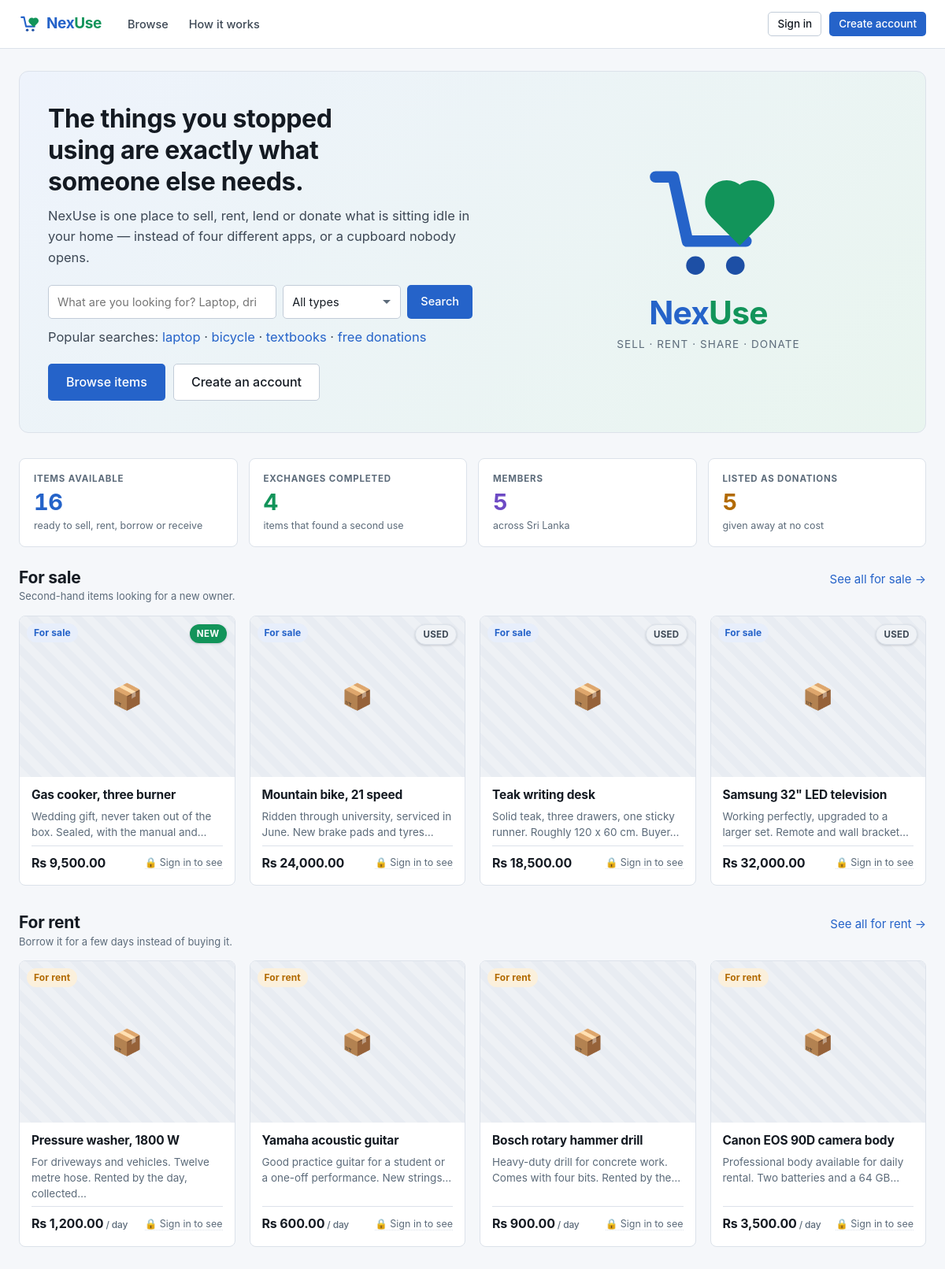
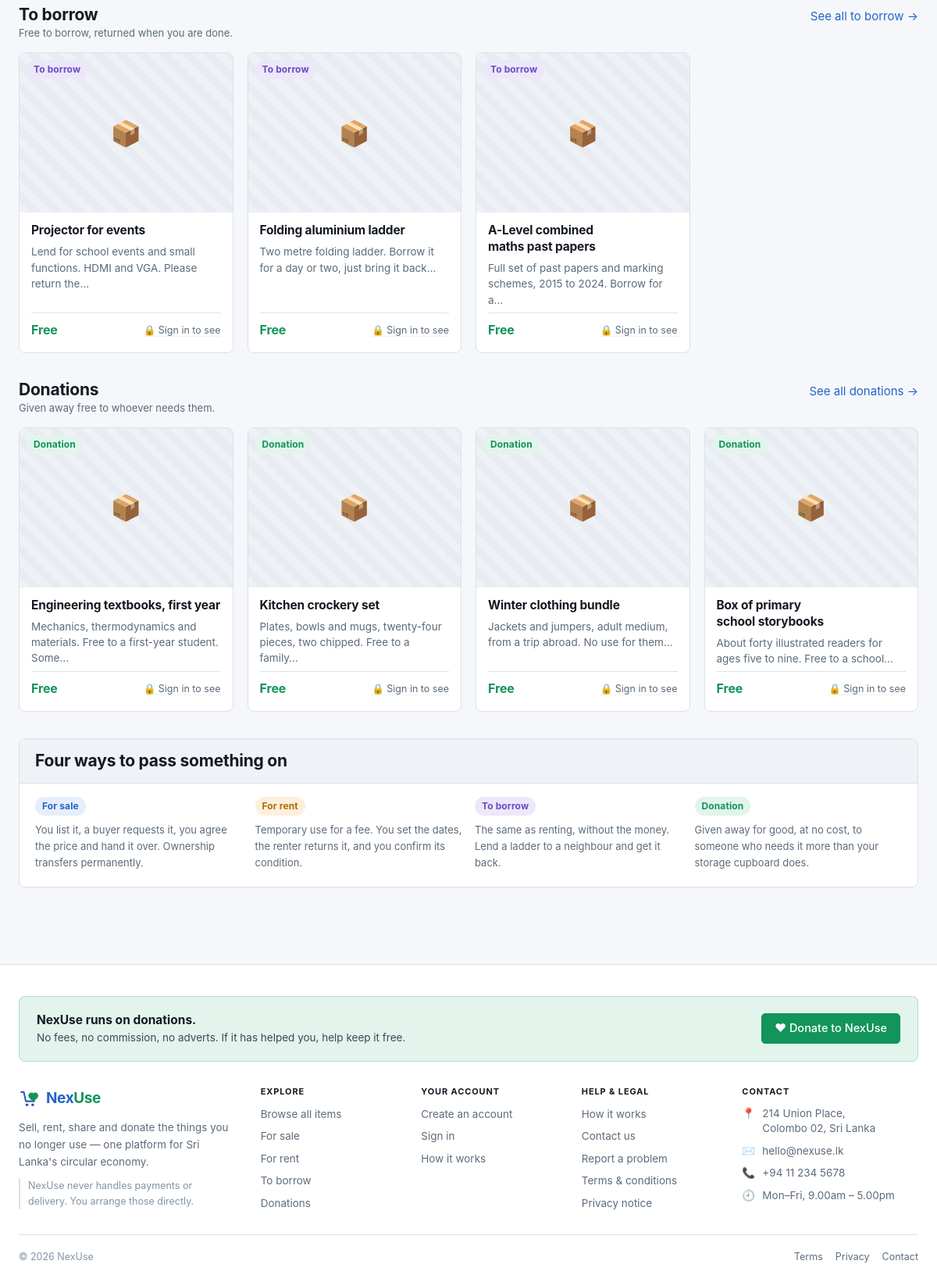
The page / on the database its author committed (2 pictures, top to bottom).
### tables this page shows
CREATE TABLE listings (
  listing_id      INT UNSIGNED NOT NULL AUTO_INCREMENT,
  user_id         INT UNSIGNED NOT NULL,
  category_id     INT UNSIGNED DEFAULT NULL,
  title           VARCHAR(150) NOT NULL,
  description     TEXT         NOT NULL,
  item_condition  ENUM('new','like_new','good','fair','poor')   NOT NULL DEFAULT 'good',
  listing_type    ENUM('sell','rent','share','donate')          NOT NULL,
  price           DECIMAL(10,2) DEFAULT NULL,   
  location        VARCHAR(120) DEFAULT NULL,
  status          ENUM('available','reserved','completed','removed') NOT NULL DEFAULT 'available',
  created_at      DATETIME     NOT NULL DEFAULT CURRENT_TIMESTAMP,
  updated_at      DATETIME     NOT NULL DEFAULT CURRENT_TIMESTAMP ON UPDATE CURRENT_TIMESTAMP,
  PRIMARY KEY (listing_id),
  KEY idx_listings_user (user_id),
  KEY idx_listings_category (category_id),
  KEY idx_listings_status (status),
  KEY idx_listings_type (listing_type),
  CONSTRAINT fk_listings_user
    FOREIGN KEY (user_id) REFERENCES users (user_id) ON DELETE CASCADE,
  CONSTRAINT fk_listings_category
    FOREIGN KEY (category_id) REFERENCES categories (category_id) ON DELETE SET NULL
);

### app/Core/View.php (called while the page is built, shortened)
<?php
class View
{
    public static function render(string $template, array $data = []): void
    {
        $content = self::capture($template, $data);
    }
    public static function partial(string $template, array $data = []): void
    {
        self::output($template, $data);
    }
    public static function capture(string $template, array $data = []): string
    {
        self::output($template, $data);
        return (string) ob_get_clean();
    }
    private static function output(string $template, array $data = []): void
    {
        $path = BASE_PATH . '/app/Views/' . str_replace('.', '/', $template) . '.php';
        extract($data, EXTR_SKIP);
        require $path;
    }
}

### app/Core/Controller.php (called while the page is built, shortened)
<?php
abstract class Controller
{
    protected function view(string $template, array $data = []): void
    {
        View::render($template, $data);
    }
}

### app/Controllers/HomeController.php (called while the page is built, shortened)
<?php
class HomeController extends Controller
{
    public function index(): void
    {
        $sections = [];
        foreach (['sell', 'rent', 'share', 'donate'] as $type) {
            $items = Listing::recentByType($type);
            if (!empty($items)) {
                $sections[$type] = $items;
            }
        }
        $this->view('home.index', [
            'pageTitle' => 'Home',
            'navActive' => 'home',
            'sections'  => $sections,
            'stats'     => [
                'listings'  => Listing::count("status = 'available'"),
                'members'   => User::count("role = 'member' AND status = 'active'"),
                'exchanges' => ItemRequest::completedCount(),
                'donations' => Listing::count("listing_type = 'donate'"),
            ],
        ]);
    }
}

### public/index.php (called while the page is built, shortened)
<?php
require_once dirname(__DIR__) . '/bootstrap.php';
$router = new Router();
$router->dispatch(Request::method(), Request::path());

### app/Core/Config.php (called while the page is built, shortened)
<?php
class Config
{
    private static ?array $values = null;
    public static function all(): array
    {
        if (self::$values === null) {
            $file = BASE_PATH . '/config/config.local.php';
            self::$values = require $file;
        }
        return self::$values;
    }
    public static function get(string $key, mixed $default = null): mixed
    {
        return self::all()[$key] ?? $default;
    }
}

### bootstrap.php (called while the page is built, shortened)
<?php
spl_autoload_register(static function (string $class): void {
    $prefix = 'App\\';
    $relative = substr($class, strlen($prefix));
    $path     = BASE_PATH . '/app/' . str_replace('\\', '/', $relative) . '.php';
});
require_once BASE_PATH . '/app/Helpers/functions.php';

### app/Core/Session.php (called while the page is built, shortened)
<?php
class Session
{
    public static function get(string $key, mixed $default = null): mixed
    {
        return $_SESSION[$key] ?? $default;
    }
}

### app/Core/Auth.php (called while the page is built, shortened)
<?php
class Auth
{
    private static ?array $user = null;
    private static bool $loaded = false;
    public static function check(): bool
    {
        return self::user() !== null;
    }
    public static function user(): ?array
    {
        if (self::$loaded) {
            return self::$user;
        }
        self::$loaded = true;
        $userId = Session::get('user_id');
        if (empty($userId)) {
            return null;
        }
        $user = User::find((int) $userId);
        return self::$user = $user;
    }
}

### app/Core/Database.php (called while the page is built, shortened)
<?php
class Database
{
    private static ?PDO $connection = null;
    public static function connection(): PDO
    {
        if (self::$connection === null) {
            $config = Config::all();
            $dsn = sprintf(
                'mysql:host=%s;port=%d;dbname=%s;charset=utf8mb4',
                $config['db_host'],
                (int) $config['db_port'],
                $config['db_name']
            );
            try {
                self::$connection = new PDO($dsn, $config['db_user'], $config['db_pass'], [
                    PDO::ATTR_ERRMODE            => PDO::ERRMODE_EXCEPTION,
                    PDO::ATTR_DEFAULT_FETCH_MODE => PDO::FETCH_ASSOC,
                    PDO::ATTR_EMULATE_PREPARES   => false,
                ]);
            } catch (PDOException $e) {
                http_response_code(500);
                if (Config::get('debug')) {
                    exit('Database connection failed: ' . $e->getMessage());
                }
                exit('Database connection failed. Check that MySQL is running.');
            }
        }
        return self::$connection;
    }
    public static function run(string $sql, array $params = []): PDOStatement
    {
        $statement = self::connection()->prepare($sql);
        $statement->execute($params);
        return $statement;
    }
    public static function all(string $sql, array $params = []): array
    {
        return self::run($sql, $params)->fetchAll();
    }
    public static function value(string $sql, array $params = [], mixed $default = null): mixed
    {
        $value = self::run($sql, $params)->fetchColumn();
        return $value === false ? $default : $value;
    }
}

### app/Models/Listing.php (called while the page is built, shortened)
<?php
class Listing extends Model
{
    public static function recentByType(string $type, int $limit = 4): array
    {
        return Database::all(
            "SELECT l.*, u.name AS owner_name
             FROM listings l
             JOIN users u ON u.user_id = l.user_id
             WHERE l.listing_type = ? AND l.status = 'available'
             ORDER BY l.created_at DESC
             LIMIT " . (int) $limit,
            [$type]
        );
    }
}

### app/Models/ListingImage.php (called while the page is built, shortened)
<?php
class ListingImage extends Model
{
    public static function primaryPath(int $listingId): ?string
    {
        $path = Database::value(
            'SELECT image_path FROM listing_images
             WHERE listing_id = ?
             ORDER BY is_primary DESC, image_id ASC
             LIMIT 1',
            [$listingId]
        );
        return $path ? (string) $path : null;
    }
}

### app/Views/partials/listing_card.php (the view, shortened to what this page needs)
<?php
$cardImage = ListingImage::primaryPath((int) $item['listing_id']);
$cardType  = (string) $item['listing_type'];
$cardCond  = (string) ($item['item_condition'] ?? '');
?>
<article class="listing-card">
  <div class="listing-thumb">
    <a href="<?= url('/listings/' . (int) $item['listing_id']) ?>">
      <?php if ($cardImage !== null): ?>
        <img src="<?= url($cardImage) ?>" alt="<?= e($item['title']) ?>" loading="lazy">
      <?php else: ?>
        <span class="placeholder" aria-hidden="true">📦</span>
      <?php endif; ?>
    </a>
    <span class="badge badge-<?= e($cardType) ?> type-badge"><?= e(listing_type_label($cardType)) ?></span>
    <?php if ($cardCond !== '' && shows_condition_flag($cardType)): ?>
      <span class="condition-flag condition-<?= e(condition_flag($cardCond) === 'New' ? 'new' : 'used') ?>"
            title="<?= e(condition_label($cardCond)) ?>">
        <?= e(condition_flag($cardCond)) ?>
      </span>
    <?php endif; ?>
  </div>
  <div class="listing-body">
    <h3>
      <a href="<?= url('/listings/' . (int) $item['listing_id']) ?>"><?= e($item['title']) ?></a>
    </h3>
    <p class="desc"><?= e(excerpt((string) $item['description'], 76)) ?></p>
    <div class="listing-meta">
      <?php if ($cardType === 'sell'): ?>
        <span class="listing-price"><?= e(money($item['price'])) ?></span>
      <?php elseif ($cardType === 'rent'): ?>
        <span class="listing-price"><?= e(money($item['price'])) ?><span class="per"> / day</span></span>
      <?php else: ?>
        <span class="listing-price free">Free</span>
      <?php endif; ?>
      <span><?= location_or_prompt($item['location'] ?? null) ?></span>
    </div>
  </div>
</article>

### app/Views/home/index.php (shortened to what this page needs)
<?php
$sectionMeta = [
    'sell'   => ['For sale',  'Second-hand items looking for a new owner.'],
    'rent'   => ['For rent',  'Borrow it for a few days instead of buying it.'],
    'share'  => ['To borrow', 'Free to borrow, returned when you are done.'],
    'donate' => ['Donations', 'Given away free to whoever needs them.'],
];
?>
<div class="hero">
 <div class="hero-copy">
  <h1>The things you stopped using are exactly what someone else needs.</h1>
  <p>
    NexUse is one place to sell, rent, lend or donate what is sitting idle in your home —
    instead of four different apps, or a cupboard nobody opens.
  </p>
  <form class="hero-search" method="get" action="<?= url('/browse') ?>" role="search">
    <input type="search" id="hero-q" name="q" placeholder="What are you looking for? Laptop, drill, textbooks…">
    <select id="hero-type" name="type">
      <option value="">All types</option>
    </select>
    <button type="submit" class="btn">Search</button>
  </form>
  <p class="hero-suggest">
    Popular searches:
    <a href="<?= url('/browse?q=laptop') ?>">laptop</a> ·
    <a href="<?= url('/browse?q=bicycle') ?>">bicycle</a> ·
    <a href="<?= url('/browse?q=textbooks') ?>">textbooks</a> ·
    <a href="<?= url('/browse?type=donate') ?>">free donations</a>
  </p>
  <div class="btn-row">
    <a class="btn btn-lg" href="<?= url('/browse') ?>">Browse items</a>
    <?php if (is_logged_in()): ?>
      <a class="btn btn-lg btn-secondary" href="<?= url('/listings/create') ?>">Post an item</a>
    <?php else: ?>
      <a class="btn btn-lg btn-secondary" href="<?= url('/register') ?>">Create an account</a>
    <?php endif; ?>
  </div>
 </div>
  <div class="hero-art" aria-hidden="true">
    <span class="hero-wordmark"><span class="nex">Nex</span><span class="use">Use</span></span>
    <span class="hero-strap">Sell · Rent · Share · Donate</span>
  </div>
</div>
<div class="stat-grid">
  <div class="stat accent-blue">
    <div class="label">Items available</div>
    <div class="value"><?= number_format($stats['listings']) ?></div>
    <div class="foot">ready to sell, rent, borrow or receive</div>
  </div>
  <div class="stat accent-green">
    <div class="label">Exchanges completed</div>
    <div class="value"><?= number_format($stats['exchanges']) ?></div>
    <div class="foot">items that found a second use</div>
  </div>
  <div class="stat accent-violet">
    <div class="label">Members</div>
    <div class="value"><?= number_format($stats['members']) ?></div>
    <div class="foot">across Sri Lanka</div>
  </div>
  <div class="stat accent-amber">
    <div class="label">Listed as donations</div>
    <div class="value"><?= number_format($stats['donations']) ?></div>
    <div class="foot">given away at no cost</div>
  </div>
</div>
<?php foreach ($sections as $type => $items): ?>
  <?php [$heading, $blurb] = $sectionMeta[$type]; ?>
  <section class="section">
    <div class="section-head">
      <div>
        <h2><?= e($heading) ?></h2>
        <p class="muted small mb-0"><?= e($blurb) ?></p>
      </div>
      <a href="<?= url('/browse?type=' . $type) ?>">See all <?= e(strtolower($heading)) ?> →</a>
    </div>
    <div class="listing-grid">
      <?php foreach ($items as $item): ?>
        <?php View::partial('partials.listing_card', ['item' => $item]); ?>
      <?php endforeach; ?>
    </div>
  </section>
<?php endforeach; ?>
<section class="section">
  <div class="card">
    <div class="card-head"><h2>Four ways to pass something on</h2></div>
    <div class="grid grid-4">
      <div>
        <span class="badge badge-sell mb-1">For sale</span>
        <p class="small muted">You list it, a buyer requests it, you agree the price and hand it over. Ownership transfers permanently.</p>
      </div>
      <div>
        <span class="badge badge-rent mb-1">For rent</span>
        <p class="small muted">Temporary use for a fee. You set the dates, the renter returns it, and you confirm its condition.</p>
      </div>
      <div>
        <span class="badge badge-share mb-1">To borrow</span>
        <p class="small muted">The same as renting, without the money. Lend a ladder to a neighbour and get it back.</p>
      </div>
      <div>
        <span class="badge badge-donate mb-1">Donation</span>
        <p class="small muted">Given away for good, at no cost, to someone who needs it more than your storage cupboard does.</p>
      </div>
    </div>
  </div>
</section>

### app/Helpers/functions.php (shortened to what this page needs)
<?php
function e(mixed $value): string
{
    return htmlspecialchars((string) $value, ENT_QUOTES | ENT_SUBSTITUTE, 'UTF-8');
}
function url(string $path = ''): string
{
    $base = rtrim((string) Config::get('base_url', ''), '/');
    $path = ltrim($path, '/');
    return $path === '' ? ($base === '' ? '/' : $base) : $base . '/' . $path;
}
function money(mixed $amount): string
{
    return 'Rs ' . number_format((float) $amount, 2);
}
function excerpt(string $text, int $length = 120): string
{
    $text = trim(preg_replace('/\s+/', ' ', $text) ?? '');
    $cut = mb_substr($text, 0, $length);
    $gap = mb_strrpos($cut, ' ');
    return rtrim($gap !== false ? mb_substr($cut, 0, $gap) : $cut, ',.;:') . '…';
}
function listing_type_label(string $type): string
{
    return [
        'sell'   => 'For sale',
        'rent'   => 'For rent',
        'share'  => 'To borrow',
        'donate' => 'Donation',
    ][$type] ?? ucfirst($type);
}
function condition_label(string $condition): string
{
    return [
        'new'      => 'New',
        'like_new' => 'Like new',
        'good'     => 'Good',
        'fair'     => 'Fair',
        'poor'     => 'Poor',
    ][$condition] ?? ucfirst($condition);
}
function is_logged_in(): bool
{
    return Auth::check();
}
function condition_flag(string $condition): string
{
    return $condition === 'new' ? 'New' : 'Used';
}
function shows_condition_flag(string $listingType): bool
{
    return $listingType === 'sell';
}
function location_or_prompt(?string $location, string $fallback = 'Sri Lanka'): string
{
    if (!is_logged_in()) {
        return '<a class="locked-hint" href="' . e(url('/login'))
             . '" title="Locations are shown to signed-in members">🔒 Sign in to see</a>';
    }
    return e(($location ?? '') !== '' ? (string) $location : $fallback);
}

### rows shown on the page
listings: listing_id "4", user "5", listing_type "For sale", item_condition "USED", title "Mountain bike, 21 speed", description "Ridden through university, serviced in June. New brake pads and tyres…", price "Rs 24,000.00"
listings: listing_type "For sale", item_condition "NEW", title "Gas cooker, three burner", description "Wedding gift, never taken out of the box. Sealed, with the manual and…", price "Rs 9,500.00"
listings: listing_type "For sale", item_condition "USED", title "Teak writing desk", description "Solid teak, three drawers, one sticky runner. Roughly 120 x 60 cm. Buyer…", price "Rs 18,500.00"
listings: listing_type "For sale", item_condition "USED", title "Samsung 32\" LED television", description "Working perfectly, upgraded to a larger set. Remote and wall bracket…", price "Rs 32,000.00"
listings: listing_type "For rent", title "Pressure washer, 1800 W", description "For driveways and vehicles. Twelve metre hose. Rented by the day, collected…", price "Rs 1,200.00"
listings: listing_type "For rent", title "Yamaha acoustic guitar", description "Good practice guitar for a student or a one-off performance. New strings…", price "Rs 600.00"
listings: listing_type "For rent", title "Bosch rotary hammer drill", description "Heavy-duty drill for concrete work. Comes with four bits. Rented by the…", price "Rs 900.00"
listings: listing_type "For rent", title "Canon EOS 90D camera body", description "Professional body available for daily rental. Two batteries and a 64 GB…", price "Rs 3,500.00"
listings: listing_type "To borrow", title "Projector for events", description "Lend for school events and small functions. HDMI and VGA. Please return the…", shows "Free"
listings: listing_type "To borrow", title "Folding aluminium ladder", description "Two metre folding ladder. Borrow it for a day or two, just bring it back…", shows "Free"
listings: listing_type "To borrow", title "A-Level combined maths past papers", description "Full set of past papers and marking schemes, 2015 to 2024. Borrow for a…", shows "Free"
listings: listing_type "Donation", title "Engineering textbooks, first year", description "Mechanics, thermodynamics and materials. Free to a first-year student. Some…"
listings: listing_type "Donation", title "Kitchen crockery set", description "Plates, bowls and mugs, twenty-four pieces, two chipped. Free to a family…"
listings: listing_type "Donation", title "Winter clothing bundle", description "Jackets and jumpers, adult medium, from a trip abroad. No use for them…", shows "Free"
listings: listing_type "Donation", title "Box of primary school storybooks", description "About forty illustrated readers for ages five to nine. Free to a school…"

### other values the page prints
$stats['listings'] "16"
$heading "For sale"
$blurb "Second-hand items looking for a new owner."
$heading "for sale"
$heading "For rent"
$blurb "Borrow it for a few days instead of buying it."
$heading "for rent"
$heading "To borrow"
$blurb "Free to borrow, returned when you are done."
$heading "to borrow"
$heading "Donations"
$blurb "Given away free to whoever needs them."
$heading "donations"
